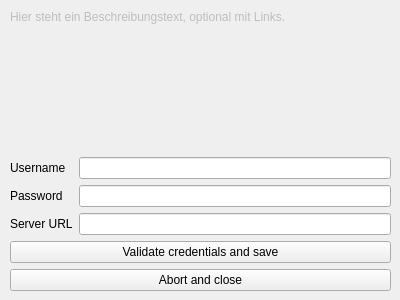
<?xml version="1.0" encoding="UTF-8"?>
<ui version="4.0">
 <class>Form</class>
 <widget class="QWidget" name="Form">
  <property name="geometry">
   <rect>
    <x>0</x>
    <y>0</y>
    <width>400</width>
    <height>300</height>
   </rect>
  </property>
  <property name="windowTitle">
   <string>Form</string>
  </property>
  <widget class="QWidget" name="verticalLayoutWidget">
   <property name="geometry">
    <rect>
     <x>10</x>
     <y>10</y>
     <width>381</width>
     <height>281</height>
    </rect>
   </property>
   <layout class="QVBoxLayout" name="verticalLayout">
    <item>
     <widget class="QLabel" name="label">
      <property name="enabled">
       <bool>false</bool>
      </property>
      <property name="autoFillBackground">
       <bool>false</bool>
      </property>
      <property name="frameShape">
       <enum>QFrame::NoFrame</enum>
      </property>
      <property name="text">
       <string>Hier steht ein Beschreibungstext, optional mit Links.</string>
      </property>
      <property name="textFormat">
       <enum>Qt::RichText</enum>
      </property>
      <property name="scaledContents">
       <bool>false</bool>
      </property>
      <property name="wordWrap">
       <bool>true</bool>
      </property>
      <property name="openExternalLinks">
       <bool>true</bool>
      </property>
      <property name="textInteractionFlags">
       <set>Qt::LinksAccessibleByKeyboard|Qt::LinksAccessibleByMouse</set>
      </property>
     </widget>
    </item>
    <item>
     <spacer name="verticalSpacer">
      <property name="orientation">
       <enum>Qt::Vertical</enum>
      </property>
      <property name="sizeHint" stdset="0">
       <size>
        <width>20</width>
        <height>40</height>
       </size>
      </property>
     </spacer>
    </item>
    <item>
     <layout class="QFormLayout" name="formLayout">
      <property name="sizeConstraint">
       <enum>QLayout::SetMinAndMaxSize</enum>
      </property>
      <property name="fieldGrowthPolicy">
       <enum>QFormLayout::AllNonFixedFieldsGrow</enum>
      </property>
      <item row="0" column="0">
       <widget class="QLabel" name="labelUsername">
        <property name="text">
         <string>Username</string>
        </property>
        <property name="buddy">
         <cstring>lineEditUsername</cstring>
        </property>
       </widget>
      </item>
      <item row="0" column="1">
       <widget class="QLineEdit" name="lineEditUsername"/>
      </item>
      <item row="1" column="0">
       <widget class="QLabel" name="labelPassword">
        <property name="text">
         <string>Password</string>
        </property>
        <property name="buddy">
         <cstring>lineEditPassword</cstring>
        </property>
       </widget>
      </item>
      <item row="1" column="1">
       <widget class="QLineEdit" name="lineEditPassword">
        <property name="echoMode">
         <enum>QLineEdit::Password</enum>
        </property>
       </widget>
      </item>
      <item row="2" column="0">
       <widget class="QLabel" name="label_2">
        <property name="text">
         <string>Server URL</string>
        </property>
       </widget>
      </item>
      <item row="2" column="1">
       <widget class="QLineEdit" name="lineEditServer"/>
      </item>
     </layout>
    </item>
    <item>
     <widget class="QPushButton" name="pushButtonSubmit">
      <property name="text">
       <string>Validate credentials and save</string>
      </property>
     </widget>
    </item>
    <item>
     <widget class="QPushButton" name="pushButtonAbort">
      <property name="text">
       <string>Abort and close</string>
      </property>
     </widget>
    </item>
   </layout>
  </widget>
 </widget>
 <resources/>
 <connections/>
</ui>
